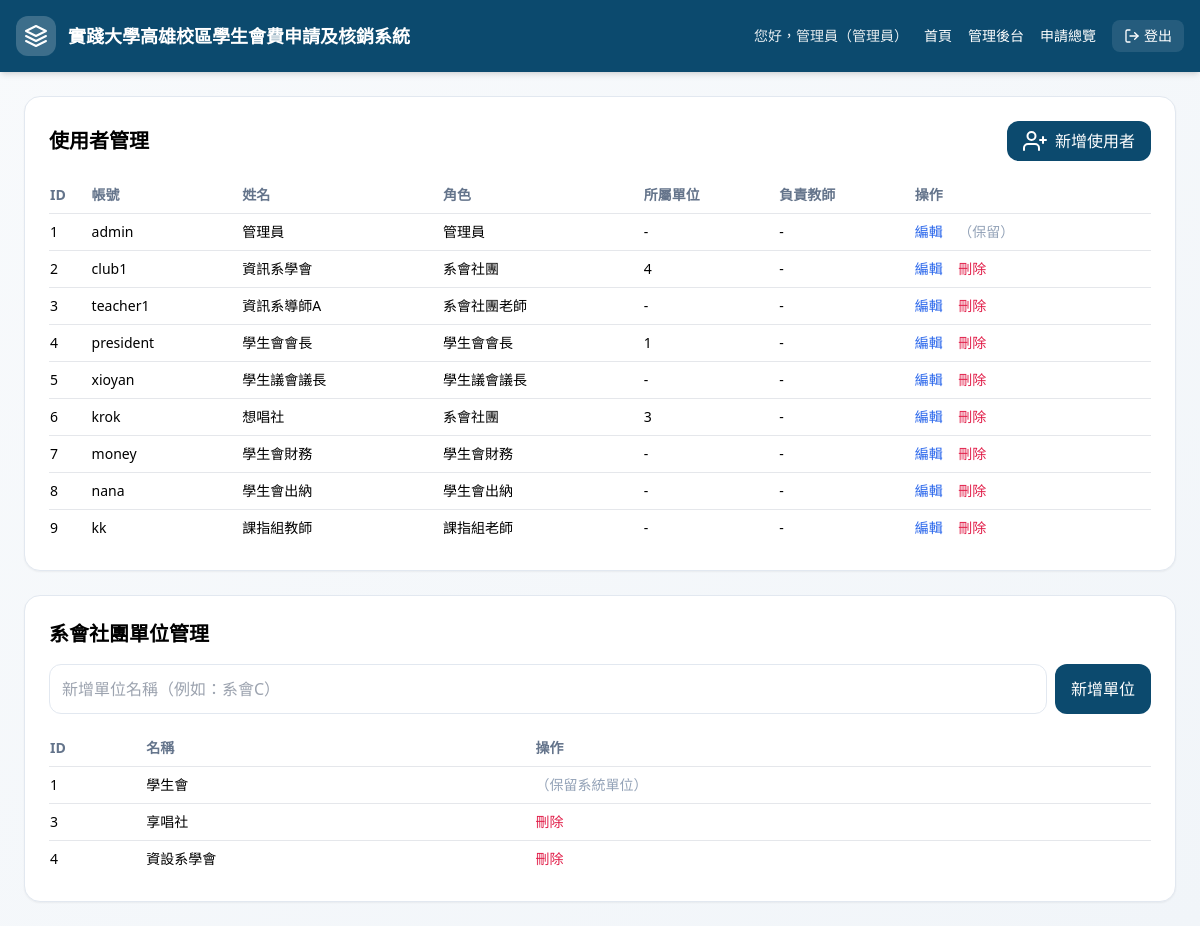
Page /admin (signed in) on the earlier database version.
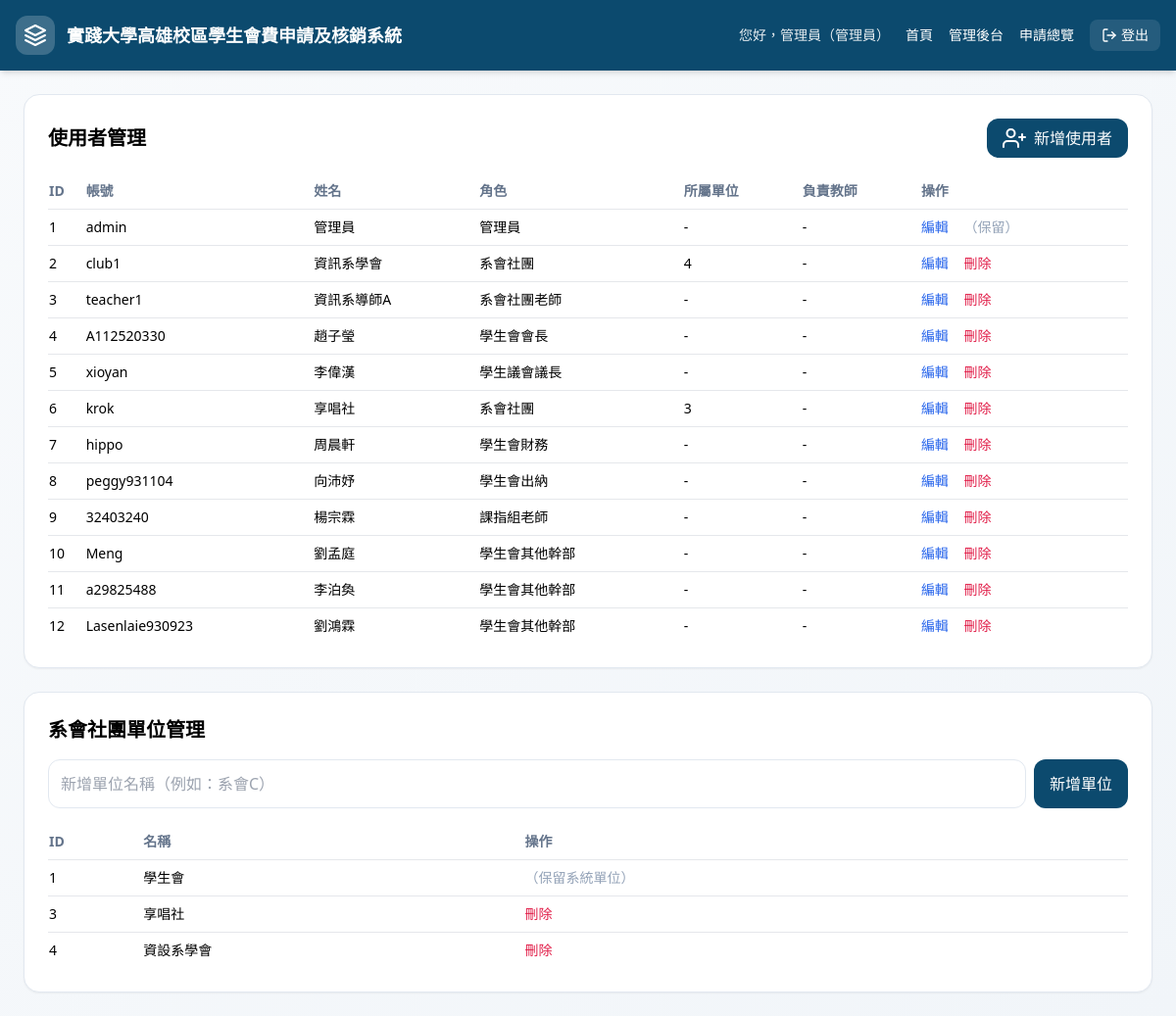
Same page on the later database version.
### tables this page shows
CREATE TABLE users (
  id INTEGER PRIMARY KEY AUTOINCREMENT,
  username TEXT UNIQUE NOT NULL,
  password_hash TEXT NOT NULL,
  role TEXT NOT NULL,
  display_name TEXT NOT NULL,
  org_id INTEGER,
  email TEXT
);

CREATE TABLE organizations (
  id INTEGER PRIMARY KEY AUTOINCREMENT,
  name TEXT UNIQUE NOT NULL
);

### app.py (the view)
@app.route('/admin')
def admin_home():
    r = require('admin')
    if r: return r
    users = q('SELECT * FROM users ORDER BY id')
    orgs = q('SELECT * FROM organizations ORDER BY id')
    assigns = q('''SELECT ta.id, ta.organization_id as org_id, u.display_name as teacher, o.name as org_name
                   FROM teacher_assignments ta
                   JOIN users u ON u.id=ta.teacher_user_id
                   JOIN organizations o ON o.id=ta.organization_id
                   ORDER BY ta.id''')
    return render_template('admin.html', user=me(), users=users, orgs=orgs, assigns=assigns)

### app.py (called while the page is built)
def get_db():
    db = getattr(g, '_db', None)
    if db is None:
        db = g._db = sqlite3.connect(DB)
        db.row_factory = sqlite3.Row
    return db

def q(sql, args=(), one=False):
    cur = get_db().execute(sql, args)
    rows = cur.fetchall()
    cur.close()
    return (rows[0] if rows else None) if one else rows

def me():
    if 'uid' in session:
        return q('SELECT * FROM users WHERE id=?', (session['uid'],), one=True)
    return None

def require(role=None):
    u = me()
    if not u:
        flash('請先登入')
        return redirect(url_for('login'))
    if role and u['role']!=role:
        flash('權限不足')
        return redirect(url_for('dashboard'))
    return None

### templates/admin.html
{% extends "layout.html" %}
{% block content %}
<div class="grid gap-6">
  <section class="bg-white rounded-2xl shadow-sm border border-slate-200 p-6">
    <div class="flex items-center justify-between mb-4">
      <h2 class="text-xl font-semibold">使用者管理</h2>
      <a href="{{ url_for('admin_register') }}" class="bg-primary hover:bg-secondary text-white px-4 py-2 rounded-xl inline-flex items-center gap-2">
        <i data-feather="user-plus"></i> 新增使用者
      </a>
    </div>
    <div class="overflow-x-auto">
      <table class="w-full text-sm">
        <thead>
          <tr class="text-left text-slate-500">
            <th class="py-2">ID</th>
            <th>帳號</th>
            <th>姓名</th>
            <th>角色</th>
            <th>所屬單位</th>
            <th>負責教師</th>
            <th>操作</th>
          </tr>
        </thead>
        <tbody>
        {% for urec in users %}
          <tr class="border-t">
            <td class="py-2">{{ urec.id }}</td>
            <td>{{ urec.username }}</td>
            <td>{{ urec.display_name }}</td>
            <td>{{ role_label(urec.role) }}</td>
            <td>{{ urec.org_id or '-' }}</td>
            <td>
              {% set tname='-' %}
              {% for a in assigns %}
                {% if a.org_id==urec.org_id %}
                  {% set tname=a.teacher %}
                {% endif %}
              {% endfor %}
              {{ tname }}
            </td>
            <td class="space-x-3">
              <a href="{{ url_for('admin_edit_user', uid=urec.id) }}" class="text-blue-600 hover:underline">編輯</a>
              {% if urec.role != 'admin' %}
              <form method="post" action="{{ url_for('admin_delete_user', uid=urec.id) }}" style="display:inline;" onsubmit="return confirm('確定要刪除使用者 {{ urec.display_name }} 嗎？此動作無法復原');">
                <button type="submit" class="text-rose-600 hover:underline">刪除</button>
              </form>
              {% else %}
                <span class="text-slate-400">（保留）</span>
              {% endif %}
            </td>
          </tr>
        {% endfor %}
        </tbody>
      </table>
    </div>
  </section>
  <section class="bg-white rounded-2xl shadow-sm border border-slate-200 p-6">
    <h2 class="text-xl font-semibold mb-4">系會社團單位管理</h2>
    <form method="post" action="{{ url_for('admin_add_org') }}" class="flex gap-2 mb-4">
      <input name="name" class="border border-slate-200 p-3 rounded-xl flex-1" placeholder="新增單位名稱（例如：系會C）" required>
      <button class="bg-primary hover:bg-secondary text-white px-4 py-2 rounded-xl">新增單位</button>
    </form>
    <div class="overflow-x-auto">
      <table class="w-full text-sm">
        <thead><tr class="text-left text-slate-500"><th class="py-2">ID</th><th>名稱</th><th>操作</th></tr></thead>
        <tbody>
        {% for o in orgs %}
          <tr class="border-t">
            <td class="py-2">{{ o.id }}</td>
            <td>{{ o.name }}</td>
            <td>
              {% if o.name != '學生會' %}
              <form method="post" action="{{ url_for('admin_delete_org', oid=o.id) }}" onsubmit="return confirm('確定刪除此單位？');" style="display:inline">
                <button class="text-rose-600 hover:underline">刪除</button>
              </form>
              {% else %}
                <span class="text-slate-400">（保留系統單位）</span>
              {% endif %}
            </td>
          </tr>
        {% endfor %}
        </tbody>
      </table>
    </div>
  </section>
</div>
{% endblock %}

### templates/layout.html (shortened to what this page needs)
<!doctype html>
<html lang="zh-Hant">
<head>
  <script src="https://cdn.tailwindcss.com"></script>
</head>
<body class="bg-gradient-to-br from-slate-50 to-slate-100 min-h-screen">
<header class="bg-primary shadow-md">
  <div class="max-w-7xl mx-auto px-4 py-4 flex items-center justify-between text-white">
    <div class="flex items-center gap-3">
      <div class="bg-white/20 p-2 rounded-xl"><i data-feather="layers"></i></div>
      <div class="font-semibold text-lg">實踐大學高雄校區學生會費申請及核銷系統</div>
    </div>
    <nav class="flex items-center gap-4 text-sm">
      {% if user %}
        <span class="hidden md:inline opacity-90">您好，{{ session.name }}（{{ role_label(user.role) }}）</span>
        <a href="{{ url_for('dashboard') }}" class="hover:underline">首頁</a>
        {% if user.role == 'admin' %}
          <a href="{{ url_for('admin_home') }}" class="hover:underline">管理後台</a>
          <a href="{{ url_for('admin_applications') }}" class="hover:underline">申請總覽</a>
        {% endif %}
        <a href="{{ url_for('logout') }}" class="inline-flex items-center gap-1 bg-white/10 px-3 py-1.5 rounded-lg hover:bg-white/20 transition"><i data-feather='log-out' class='w-4 h-4'></i>登出</a>
      {% else %}
        <a href="{{ url_for('login') }}" class="hover:underline">登入</a>
      {% endif %}
    </nav>
  </div>
</header>
<main class="max-w-7xl mx-auto p-6">
  {% block content %}{% endblock %}
</main>
</body>
</html>

Differences in the rows shown:
changed users "學生會會長": username "president" → "A112520330"; display_name "學生會會長" → "趙子瑩"; org "1" → "-"
changed users "xioyan": display_name "學生議會議長" → "李偉漢"
changed users "krok": display_name "想唱社" → "享唱社"
changed users "學生會財務": username "money" → "hippo"; display_name "學生會財務" → "周晨軒"
changed users "學生會出納": username "nana" → "peggy931104"; display_name "學生會出納" → "向沛妤"
changed users "課指組老師": username "kk" → "32403240"; display_name "課指組教師" → "楊宗霖"
added users: id "10", username "Meng", display_name "劉孟庭", role "學生會其他幹部", org_id "-", tname "-"
added users: id "11", username "a29825488", display_name "李泊奐", role "學生會其他幹部", org_id "-", tname "-"
added users: id "12", username "Lasenlaie930923", display_name "劉鴻霖", role "學生會其他幹部", org_id "-", tname "-"
